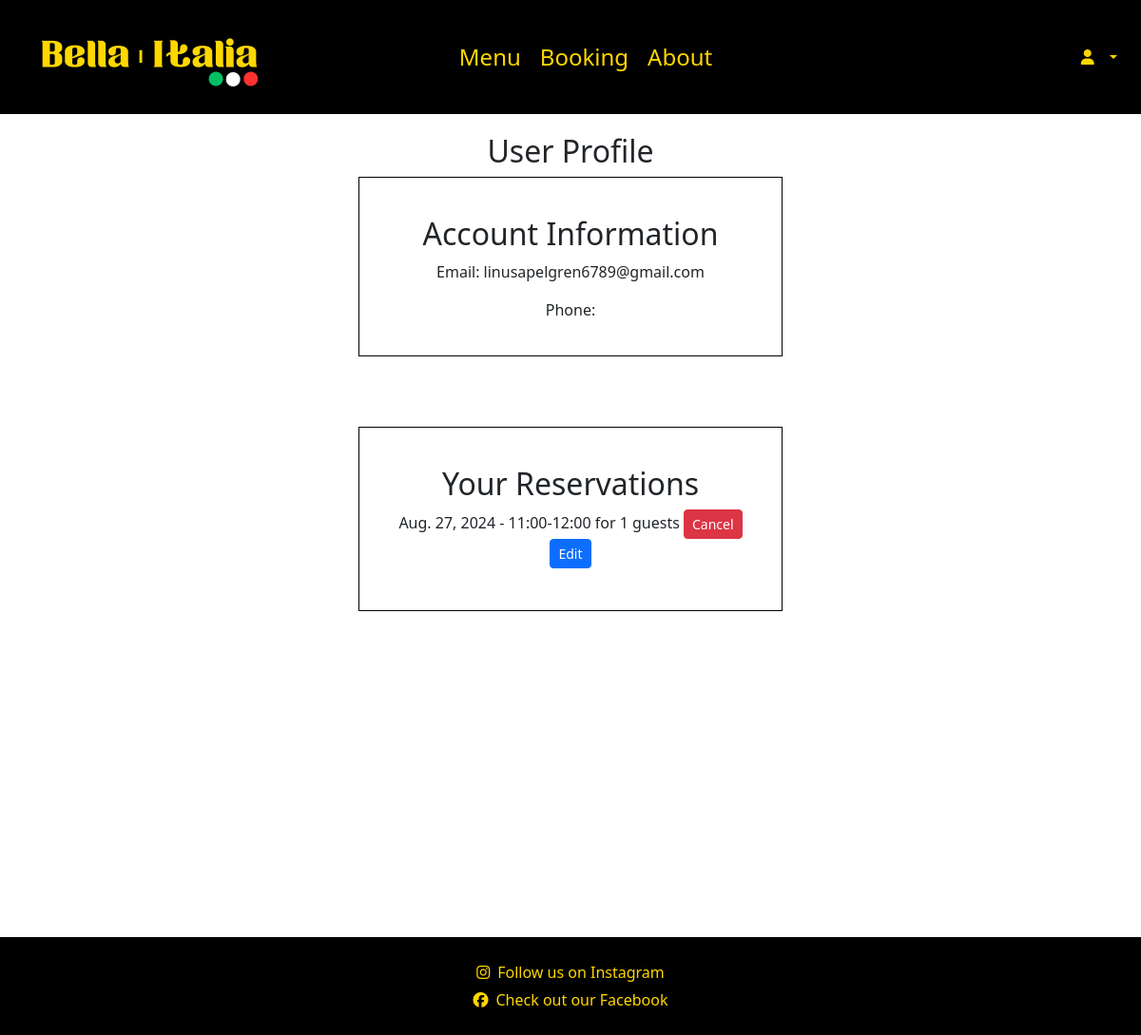
The page /accounts/profile/ (signed in) on the database as committed earlier.
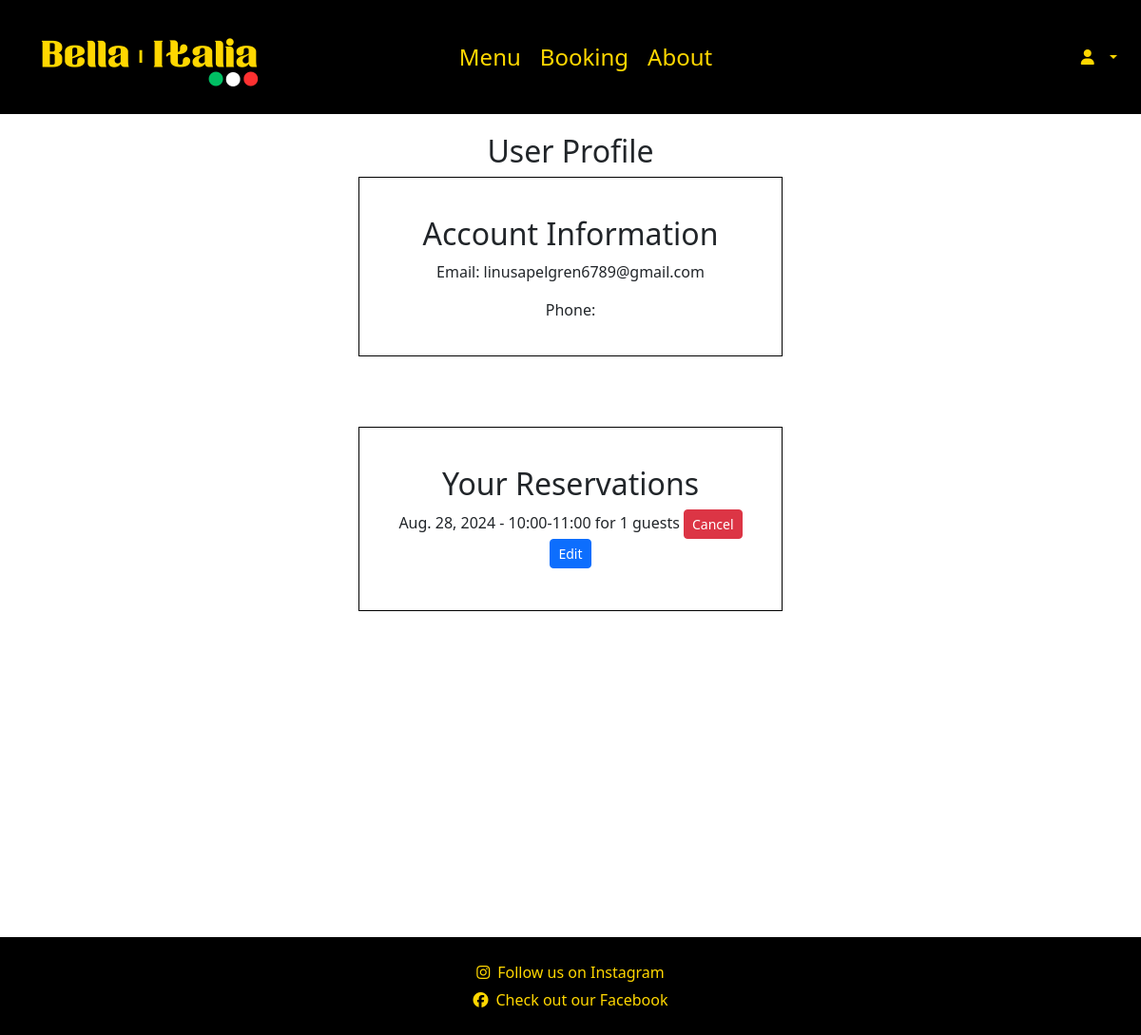
The same page on the database as committed later.
### booking/models.py (models this page shows, shortened)
class Reservation(models.Model):
    user = models.ForeignKey(settings.AUTH_USER_MODEL, on_delete=models.CASCADE, related_name='reservations')
    name = models.CharField(max_length=100)
    phone_number = models.CharField(max_length=20)
    guests = models.IntegerField()
    date = models.DateField()
    time = models.CharField(max_length=20)
    created_at = models.DateTimeField(auto_now_add=True)

### accounts/views.py (the view)
# urls.py: path("profile/", login_required(profile), name="profile"),
@login_required
def profile(request):
    return render(request, 'accounts/profile.html')

### accounts/templates/accounts/profile.html
{% extends "base.html" %}
{% load static %}
{% block content %}
<h2>User Profile</h2>
<div class="container min-vh-100 d-flex align-items-center" style="flex-direction: column;">
    <div class="user-info text-center mb-4 d-flex align-items-center" style="width: 40%;">
        <h2>Account Information</h2>
        <p>Email: {{ user.email }}</p>
        <p>Phone: {{ user.phone_number }}</p>
    </div>
    <div class="booked-times text-center d-flex align-items-center" style="width: 40%;">
        <h2>Your Reservations</h2>
        <ul class="list-unstyled">
            {% for reservation in user.reservations.all %}
                <li class="mb-2">
                    {{ reservation.date }} - {{ reservation.time }} for {{ reservation.guests }} guests
                    <a href="{% url 'cancel_reservation' reservation.id %}" class="btn btn-danger btn-sm ml-2">Cancel</a>
                    <a href="{% url 'edit_reservation' reservation.id %}" class="btn btn-primary btn-sm ml-2">Edit</a>
                </li>
            {% empty %}
                <li>No reservations found.</li>
            {% endfor %}
        </ul>
    </div>
</div>
{% endblock %}

Rows that differ between the two databases and show on the page:
removed Reservation: date "Aug. 27, 2024", time "11:00-12:00", guests "1"
added Reservation: date "Aug. 28, 2024", time "10:00-11:00", guests "1"
